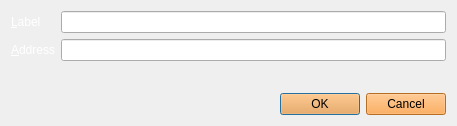
<?xml version="1.0" encoding="UTF-8"?>
<ui version="4.0">
 <class>EditAddressDialog</class>
 <widget class="QDialog" name="EditAddressDialog">
  <property name="geometry">
   <rect>
    <x>0</x>
    <y>0</y>
    <width>457</width>
    <height>126</height>
   </rect>
  </property>
  <property name="windowTitle">
   <string>Edit Address</string>
  </property>
  <property name="styleSheet">
   <string notr="true">background-image: url(:/images/bkg);</string>
  </property>
  <layout class="QVBoxLayout" name="verticalLayout">
   <item>
    <layout class="QFormLayout" name="formLayout">
     <property name="fieldGrowthPolicy">
      <enum>QFormLayout::AllNonFixedFieldsGrow</enum>
     </property>
     <item row="0" column="0">
      <widget class="QLabel" name="label">
       <property name="styleSheet">
        <string notr="true">background-image: url(:/images/bgbfree);</string>
       </property>
       <property name="text">
        <string>&lt;html&gt;&lt;head/&gt;&lt;body&gt;&lt;p&gt;&lt;span style=&quot; color:#ffffff;&quot;&gt;&amp;amp;Label&lt;/span&gt;&lt;/p&gt;&lt;/body&gt;&lt;/html&gt;</string>
       </property>
       <property name="buddy">
        <cstring>labelEdit</cstring>
       </property>
      </widget>
     </item>
     <item row="0" column="1">
      <widget class="QLineEdit" name="labelEdit">
       <property name="toolTip">
        <string>The label associated with this address book entry</string>
       </property>
       <property name="styleSheet">
        <string notr="true">background-image: url(:/images/gr);</string>
       </property>
      </widget>
     </item>
     <item row="1" column="0">
      <widget class="QLabel" name="label_2">
       <property name="styleSheet">
        <string notr="true">background-image: url(:/images/bgbfree);</string>
       </property>
       <property name="text">
        <string>&lt;html&gt;&lt;head/&gt;&lt;body&gt;&lt;p&gt;&lt;span style=&quot; color:#ffffff;&quot;&gt;&amp;amp;Address&lt;/span&gt;&lt;/p&gt;&lt;/body&gt;&lt;/html&gt;</string>
       </property>
       <property name="buddy">
        <cstring>addressEdit</cstring>
       </property>
      </widget>
     </item>
     <item row="1" column="1">
      <widget class="QLineEdit" name="addressEdit">
       <property name="toolTip">
        <string>The address associated with this address book entry. This can only be modified for sending addresses.</string>
       </property>
       <property name="styleSheet">
        <string notr="true">background-image: url(:/images/gr);</string>
       </property>
      </widget>
     </item>
    </layout>
   </item>
   <item>
    <widget class="QDialogButtonBox" name="buttonBox">
     <property name="styleSheet">
      <string notr="true">background-color: rgb(255, 153, 51);background-image: url(:/images/bgbfree);</string>
     </property>
     <property name="orientation">
      <enum>Qt::Horizontal</enum>
     </property>
     <property name="standardButtons">
      <set>QDialogButtonBox::Cancel|QDialogButtonBox::Ok</set>
     </property>
    </widget>
   </item>
  </layout>
 </widget>
 <resources/>
 <connections>
  <connection>
   <sender>buttonBox</sender>
   <signal>accepted()</signal>
   <receiver>EditAddressDialog</receiver>
   <slot>accept()</slot>
   <hints>
    <hint type="sourcelabel">
     <x>248</x>
     <y>254</y>
    </hint>
    <hint type="destinationlabel">
     <x>157</x>
     <y>274</y>
    </hint>
   </hints>
  </connection>
  <connection>
   <sender>buttonBox</sender>
   <signal>rejected()</signal>
   <receiver>EditAddressDialog</receiver>
   <slot>reject()</slot>
   <hints>
    <hint type="sourcelabel">
     <x>316</x>
     <y>260</y>
    </hint>
    <hint type="destinationlabel">
     <x>286</x>
     <y>274</y>
    </hint>
   </hints>
  </connection>
 </connections>
</ui>
